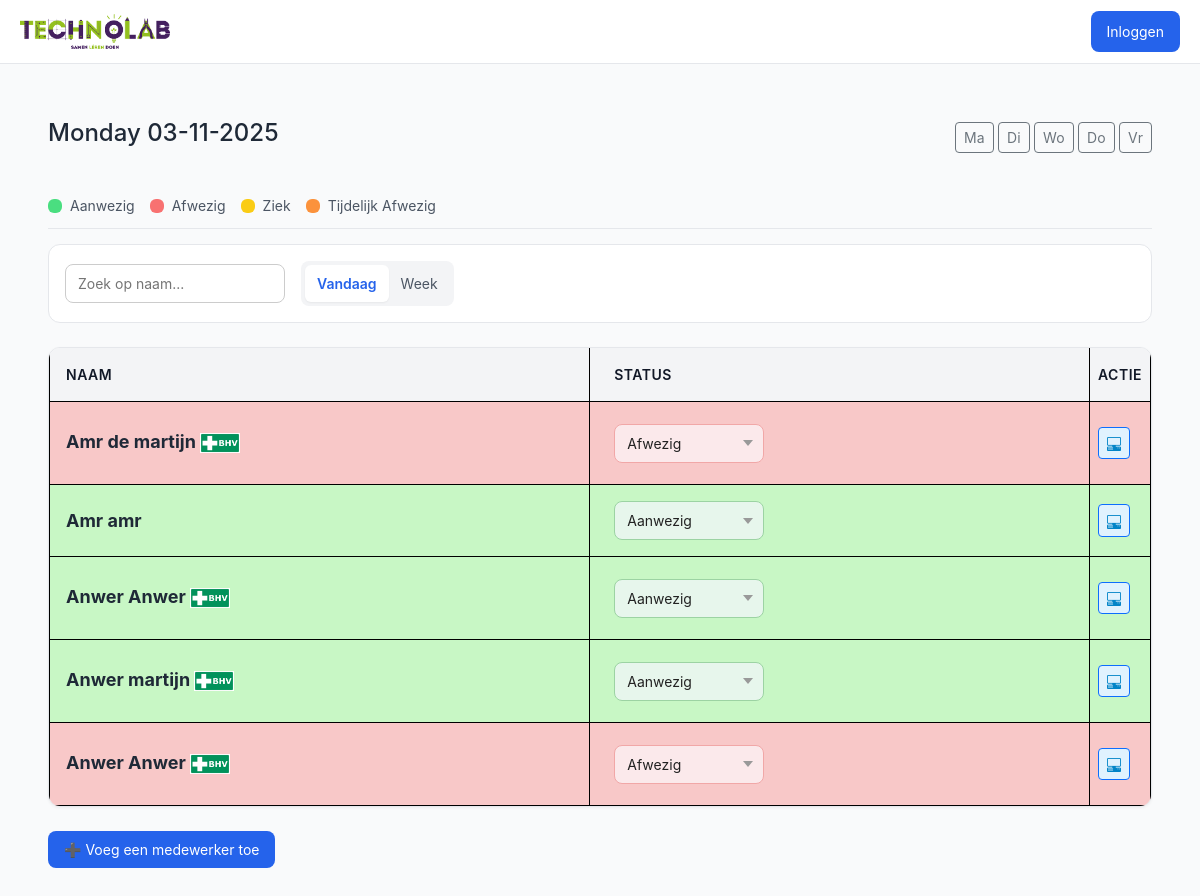
The page /dagplanning.php?dag=ma on the database its author committed.
### tables this page shows
CREATE TABLE `werknemers` (
  `id` int(11) NOT NULL,
  `voornaam` varchar(50) NOT NULL,
  `tussenvoegsel` varchar(20) DEFAULT NULL,
  `achternaam` varchar(50) NOT NULL,
  `email` varchar(100) NOT NULL,
  `werkdag_ma` tinyint(1) DEFAULT 0,
  `werkdag_di` tinyint(1) DEFAULT 0,
  `werkdag_wo` tinyint(1) DEFAULT 0,
  `werkdag_do` tinyint(1) DEFAULT 0,
  `werkdag_vr` tinyint(1) DEFAULT 0,
  `sector` varchar(50) DEFAULT NULL,
  `BHV` tinyint(1) DEFAULT 0,
  `status` enum('Ziek','Aanwezig','Op de school','Afwezig','Eefetjes Afwezig') DEFAULT 'Aanwezig',
  `status_ma` enum('Aanwezig','Afwezig','Ziek','Op de school','Eefetjes Afwezig') DEFAULT 'Afwezig',
  `status_di` enum('Aanwezig','Afwezig','Ziek','Op de school','Eefetjes Afwezig') DEFAULT 'Afwezig',
  `status_wo` enum('Aanwezig','Afwezig','Ziek','Op de school','Eefetjes Afwezig') DEFAULT 'Afwezig',
  `status_do` enum('Aanwezig','Afwezig','Ziek','Op de school','Eefetjes Afwezig') DEFAULT 'Afwezig',
  `status_vr` enum('Aanwezig','Afwezig','Ziek','Op de school','Eefetjes Afwezig') DEFAULT 'Afwezig',
  `tijdelijk_tot` datetime DEFAULT NULL
);

CREATE TABLE `week_planning` (
  `id` int(11) NOT NULL,
  `werknemer_id` int(11) NOT NULL,
  `weeknummer` int(11) NOT NULL,
  `jaar` int(11) NOT NULL,
  `dag` varchar(2) NOT NULL,
  `status` enum('Aanwezig','Afwezig','Ziek','Op de school','Eefetjes Afwezig') DEFAULT 'Afwezig',
  `tijdelijk_tot` datetime DEFAULT NULL
);

### dagplanning.php (the view, shortened to what this page needs)
<?php
try {
    $db = new PDO("mysql:host=localhost;dbname=technolab-dashboard", "root", "");
    $db->setAttribute(PDO::ATTR_ERRMODE, PDO::ERRMODE_EXCEPTION);
} catch (PDOException $e) {
    die("Fout!: " . $e->getMessage());
}
$daysMap = [1=>'ma', 2=>'di', 3=>'wo', 4=>'do', 5=>'vr'];
$todayNum = (int)date('N');
$todayCol = $daysMap[$todayNum];
$dag = isset($_GET['dag']) && in_array($_GET['dag'], $daysMap) ? $_GET['dag'] : $todayCol;
$dagDatum = new DateTime();
$dagOffset = array_search($dag, $daysMap) - $todayNum;
$dagDatum->modify($dagOffset.' days');
$week = $dagDatum->format('W');
$jaar = $dagDatum->format('o');
$stmt = $db->prepare("
    SELECT w.id, w.voornaam, w.tussenvoegsel, w.achternaam, w.BHV, wp.status, wp.tijdelijk_tot
    FROM werknemers w
    LEFT JOIN week_planning wp
        ON w.id = wp.werknemer_id
        AND wp.weeknummer = :week
        AND wp.jaar = :jaar
        AND wp.dag = :dag
    ORDER BY FIELD(wp.status,'Aanwezig','Eefetjes Afwezig','Ziek','Afwezig'),
             w.achternaam, w.voornaam
");
$stmt->execute([':week'=>$week, ':jaar'=>$jaar, ':dag'=>$dag]);
$werknemersStatus = $stmt->fetchAll(PDO::FETCH_ASSOC);
?>
<!DOCTYPE html>
<html lang="nl">
<head>
    <link href="https://cdn.jsdelivr.net/npm/bootstrap@5.3.8/dist/css/bootstrap.min.css" rel="stylesheet">
    <link rel="stylesheet" href="https://cdn.jsdelivr.net/npm/bootstrap-icons@1.13.1/font/bootstrap-icons.min.css">
    <link href="css/dagplanning.css" rel="stylesheet"/>
    <link href="css/nav.css" rel="stylesheet"/>
</head>
<body>
<header class="header" style="display:flex;justify-content:space-between;align-items:center;padding:10px 20px;">
    <section class="logo-container">
        <a href="#" class="logo-link">
            <img src="image/technolab.png" alt="Technolab Logo" class="logo-icone">
        </a>
    </section>
    <div class="login-btn-container">
        <?php if(isset($_SESSION['admin_logged_in']) && $_SESSION['admin_logged_in'] === true): ?>
            <a href="?logout=1" class="btn btn-outline-danger btn-sm">Uitloggen</a>
        <?php else: ?>
            <a href="login.php" class="btn btn-primary btn-sm">Inloggen</a>
        <?php endif; ?>
    </div>
</header>
<main class="main">
    <div class="page-header">
        <h4><?= $dagDatum->format('l d-m-Y') ?> </h4>
        <div class="day-nav" style="margin:10px 0;">
            <a href="?dag=ma" class="btn btn-outline-secondary btn-sm">Ma</a>
            <a href="?dag=di" class="btn btn-outline-secondary btn-sm">Di</a>
            <a href="?dag=wo" class="btn btn-outline-secondary btn-sm">Wo</a>
            <a href="?dag=do" class="btn btn-outline-secondary btn-sm">Do</a>
            <a href="?dag=vr" class="btn btn-outline-secondary btn-sm">Vr</a>
        </div>
    </div>
    <div class="legend" style="display:flex;gap:15px;margin:15px 0;">
        <div><span class="dot status-aanwezig"></span> Aanwezig</div>
        <div><span class="dot status-afwezig"></span> Afwezig</div>
        <div><span class="dot status-ziek"></span> Ziek</div>
        <div><span class="dot status-eefetjes"></span> Tijdelijk Afwezig</div>
    </div>
    <div class="toolbar">
        <div class="toolbar-left">
            <input type="text" id="search" placeholder="Zoek op naam...">
            <div class="toggle-group">
                <button class="toggle active">Vandaag</button>
                <a href="week.php"><button class="toggle">Week</button></a>
            </div>
        </div>
    </div>
<div class="table-container">
  <table>
    <thead>
      <tr>
        <th>Naam</th>
        <th>Status</th>
        <th>Actie</th>
      </tr>
    </thead>
    <tbody>
        <?php foreach ($werknemersStatus as $w): ?>
            <?php
            $status = $w['status'] ?? 'Afwezig';
            $statusClass = match($status) {
                'Aanwezig' => 'status-aanwezig',
                'Afwezig' => 'status-afwezig',
                'Ziek' => 'status-ziek',
                'Eefetjes Afwezig' => 'status-eefetjes',
                default => ''
            };
            ?>
            <tr class="<?= $statusClass ?>">
                <td><?= ($w['voornaam'].' '.($w['tussenvoegsel']?$w['tussenvoegsel'].' ':'').$w['achternaam']) ?>
                    <?= $w['BHV'] ? '<img src="image/BHV.png" alt="BHV" class="logo-icon">' : '' ?>
                </td>
                <td>
                    <form method="post">
                        <select name="status"
                                style="width:150px;"
                                onchange="toggleTime(this, <?= $w['id'] ?>); this.form.submit();">
                            <option value="Aanwezig" <?= $status=='Aanwezig'?'selected':'' ?>>Aanwezig</option>
                            <option value="Afwezig" <?= $status=='Afwezig'?'selected':'' ?>>Afwezig</option>
                        </select>
                    </form>
                </td>
                <td><a href="#" class="btn btn-sm btn-outline-primary btn-details" data-id="<?= $w['id'] ?>"><i class="bi bi-pc-display-horizontal"></i></a></td>
            </tr>
        <?php endforeach; ?>
    </tbody>
  </table>
</div>
<br>
<a href="add.php"><button>➕ Voeg een medewerker toe</button></a>
</main>
</body>
</html>

### css/nav.css (style rules this page uses)
body { font-family: "Inter", sans-serif; background: #f9fafb; color: #1f2937; margin: 0; }
.header { position: sticky; top: 0; width: 100%; z-index: 10; display: flex; align-items: center; justify-content: space-between; height: 4rem; background: #fff; border-bottom: 1px solid #e5e7eb; padding: 0 1rem; }
.logo-container { display: flex; align-items: center; gap: 1rem; }
.logo-icon { width: 40px; height: 50px; object-fit: contain; }
.logo-icone { width: 150px; height: 50px; object-fit: contain; }

### rows shown on the page
werknemers: voornaam "Amr", tussenvoegsel "de", achternaam "martijn", BHV 1 (drawn), status "Afwezig"
week_planning: werknemer.voornaam "Amr", werknemer.achternaam "amr", status "Aanwezig"
week_planning: werknemer.voornaam "Anwer", werknemer.achternaam "Anwer", status "Aanwezig"
week_planning: werknemer.voornaam "Anwer", werknemer.achternaam "martijn", status "Aanwezig"
week_planning: werknemer.voornaam "Anwer", werknemer.achternaam "Anwer", status "Afwezig"
